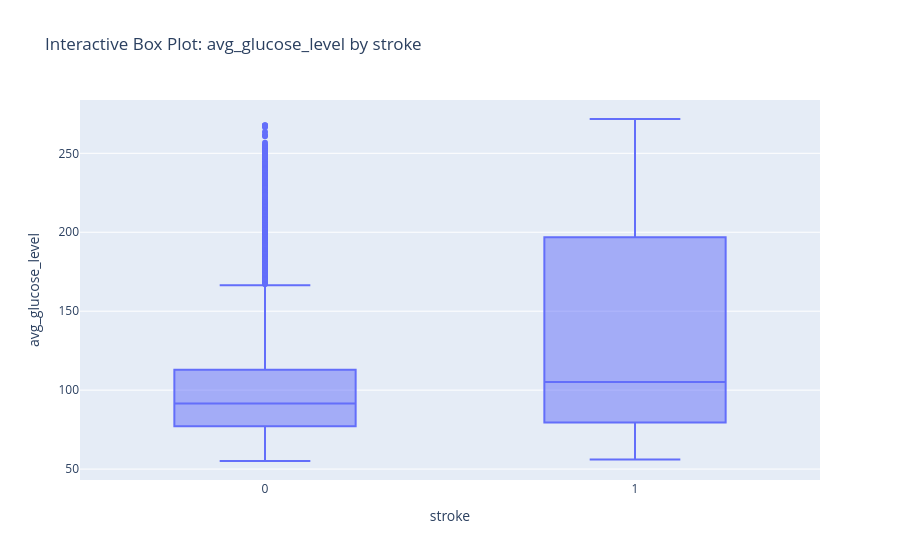

Write notebook code for a chart like this one.
### Code cell
cat_num_bi.plot_boxplot_plotly("stroke", "avg_glucose_level")

### Figure 1 — Plotly figure (JSON) as saved in the notebook; plotly's stock layout.template omitted (floating-point values rounded to 4 significant figures; data arrays with more than 128 entries replaced by an {"elided": "..."} marker saying what was removed)
{"data": [{"alignmentgroup": "True", "hovertemplate": "stroke=%{x}<br>avg_glucose_level=%{y}<extra></extra>", "legendgroup": "", "marker": {"color": "#636efa"}, "name": "", "notched": false, "offsetgroup": "", "orientation": "v", "showlegend": false, "type": "box", "x": {"elided": "5110 int values"}, "x0": " ", "xaxis": "x", "y": {"elided": "5110 float values"}, "y0": " ", "yaxis": "y"}], "layout": {"boxmode": "group", "legend": {"tracegroupgap": 0}, "title": {"text": "Interactive Box Plot: avg_glucose_level by stroke"}, "xaxis": {"anchor": "y", "domain": [0, 1], "title": {"text": "stroke"}}, "yaxis": {"anchor": "x", "domain": [0, 1], "title": {"text": "avg_glucose_level"}}}}
